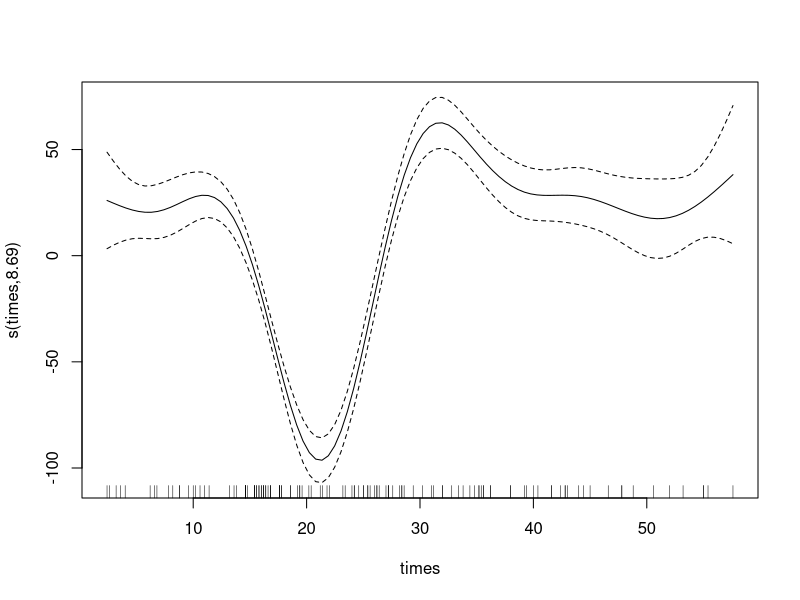
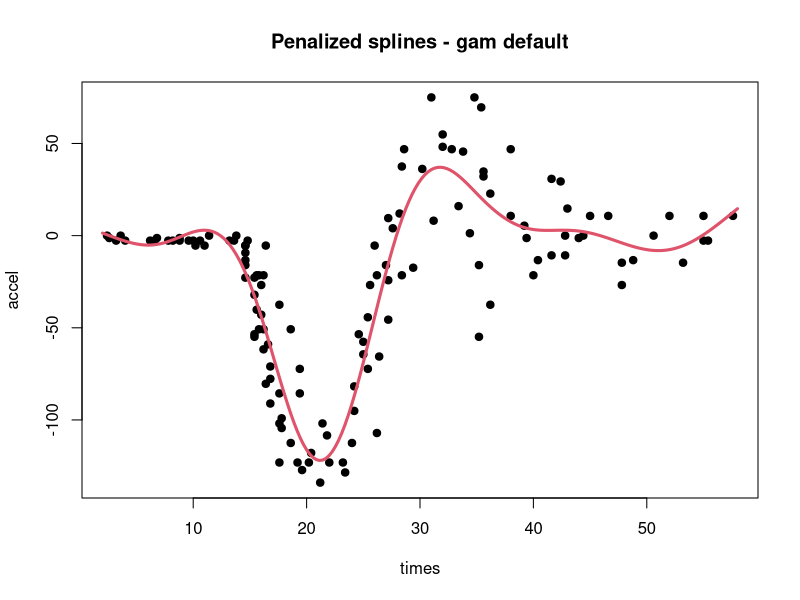
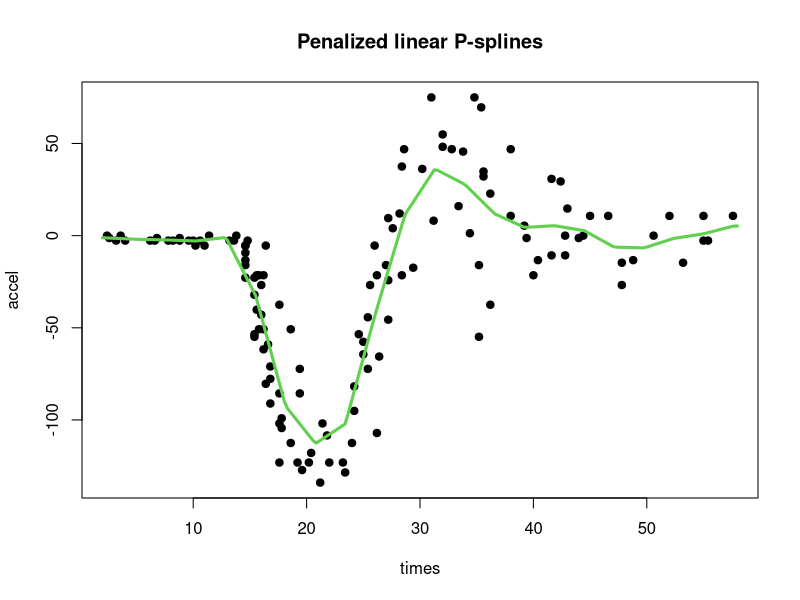
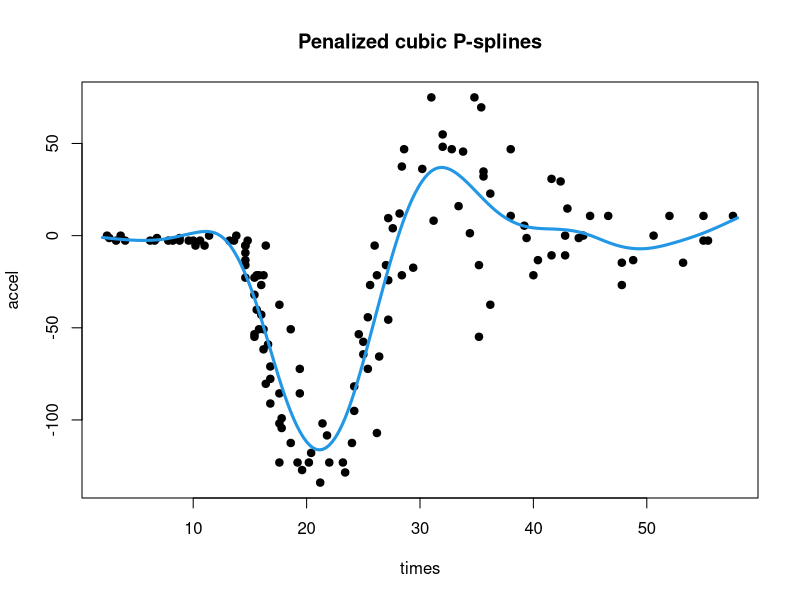

Recreate these plots in R, in order.
### Flexible (Gaussian) regression models

### crash test dataset is available in the package MASS

library(MASS)
data(mcycle)

?mcycle
str(mcycle)

### polynomial regression

?poly

### fitting a polynomial of order 12

### orthogonal polynomials

poly12ort<-lm(accel~poly(times,degree=12),data=mcycle)

### power bases

poly12<-lm(accel~poly(times,degree=12, raw=TRUE),data=mcycle)

summary(poly12)
summary(poly12ort)

### note that the two models are characterized by the same summary
### statistics, but by different coefficients (due to the differences
### in the bases

### comparisons between nested models

poly9ort<-lm(accel~poly(times,degree=9),data=mcycle)

poly9<-lm(accel~poly(times,degree=9, raw=TRUE),data=mcycle)

anova(poly9ort,poly12ort)
anova(poly9,poly12)

### the choice of the bases does not alter the results of the
### F test

### comparison of the first 10 estimated regression coefficients

round(coefficients(poly9ort),4)
round(coefficients(poly12ort),4)[1:10]

### when using orthogonal polynomials, the exclusion of some
### bases does not alter the estimates for the regression coeffficients
### associated with the remaining bases

round(coefficients(poly9),4)
round(coefficients(poly12),4)[1:10]


### regression splines

### B-spline basis expansion

library(splines)
?bs

### linear spline with K=9 knots at the quantiles

### location of the knots

K.l<-9

knots.l<-quantile(mcycle$times,probs=(1:K.l)/(K.l+1))

lspline<-lm(accel~bs(times,knots=knots.l, degree=1),data=mcycle)

summary(lspline)

### cubic spline with K=8 knots at the quantiles

### location of the knots

K.c<-8

knots.c<-quantile(mcycle$times,probs=(1:K.c)/(K.c+1))

cspline<-lm(accel~bs(times,knots=knots.c, degree=3),data=mcycle)

summary(cspline)


### smoothing splines

?smooth.spline

### WARNING: the argument sp does not correspond to the actual smoothing parameter lambda
### discussed in class

### by default, the optimal value of the smoothing parameter is selected 
### according to GCV

sspline<-smooth.spline(mcycle$times,mcycle$accel,all.knots=T)
sspline

### smoothing spline with fixed smoothing parameter

sspline1<-smooth.spline(mcycle$times,mcycle$accel,all.knots=T,spar=0.7671)
sspline1

### smoothing spline with (approximate) fixed Equivalent/Effective degrees of freedom
### (fixed trace for the smoothing parameter

sspline2<-smooth.spline(mcycle$times,mcycle$accel,all.knots=T,df=12.2553)
sspline2

### P-splines

library(mgcv)

?gam
### the gam function fits generalized additive models using splines and penalized 
### maximum likelihood approach

### also with this function, by default the smoothing parameters are selected automatically,
### but the user has the option to set them to pre-specified values

?s
?smooth.terms

### choice of the linear basis expansion and for the penalization term of each
### smooth terms

### by setting some arguments to proper values, one can fit
### Gaussian models with a single regressor using the P-splines approach

### in particular, when specifying the s() element in the formula:
### the argument bs must be set to "ps"

### the argument k must be set equal to the total number of bases (K+m+1, according to the notation 
### used in class)

### the argument m must be used to set two values: (m1,m2) 
### m1 determines the degree of the spline, but it refers to the maximum order 
### of its partial derivatives that must be continuous (m-1, according to the notation
### used in class. 
### For example: m1=0 for linear splines, m1=2 for cubic splines.
### m2 is the order of the (squared) differences used to define the penalty term.
### For example: m2=1 for first-order differences, m2=2 for second-order differences.


### linear splines with 20 equispaced knots  + penalty on the squared first-order differences

psplinel<-gam(accel~s(times,bs="ps",k=22,m=c(0,1)),data=mcycle)
summary(psplinel)

### cubic splines with 20 equispaced knots + penalty on the squared second-order differences

psplinec<-gam(accel~s(times,bs="ps",k=24,m=c(2,2)),data=mcycle)
summary(psplinec)

### default setting

gam1<-gam(accel~s(times),data=mcycle)
summary(gam1)

### plot of the estimated (centred) smooth function
?plot.gam

plot(gam1)

#### comparison among fitted models

AIC(poly12ort)
AIC(poly12)
AIC(lspline)
AIC(cspline)
AIC(psplinel)
AIC(psplinec)
AIC(gam1)

#### AIC is not available for smoothing splines computed with the smooth.spline function

### graphical comparison between observed and fitted values

### example: results from the gam function 

timesp<-seq(2,58,length.out=200)

?predict.gam

pred.gam1<-predict(gam1,newdata=data.frame(times=timesp),type="response")
pred.psplinel<-predict(psplinel,newdata=data.frame(times=timesp),type="response")
pred.psplinec<-predict(psplinec,newdata=data.frame(times=timesp),type="response")

plot(mcycle$times,mcycle$accel,xlab="times",ylab="accel",pch=19,main="Penalized splines - gam default")
lines(timesp,pred.gam1,lwd=3,col=2)

plot(mcycle$times,mcycle$accel,xlab="times",ylab="accel",pch=19,main="Penalized linear P-splines")
lines(timesp,pred.psplinel,lwd=3,col=3)

plot(mcycle$times,mcycle$accel,xlab="times",ylab="accel",pch=19,main="Penalized cubic P-splines")
lines(timesp,pred.psplinec,lwd=3,col=4)











